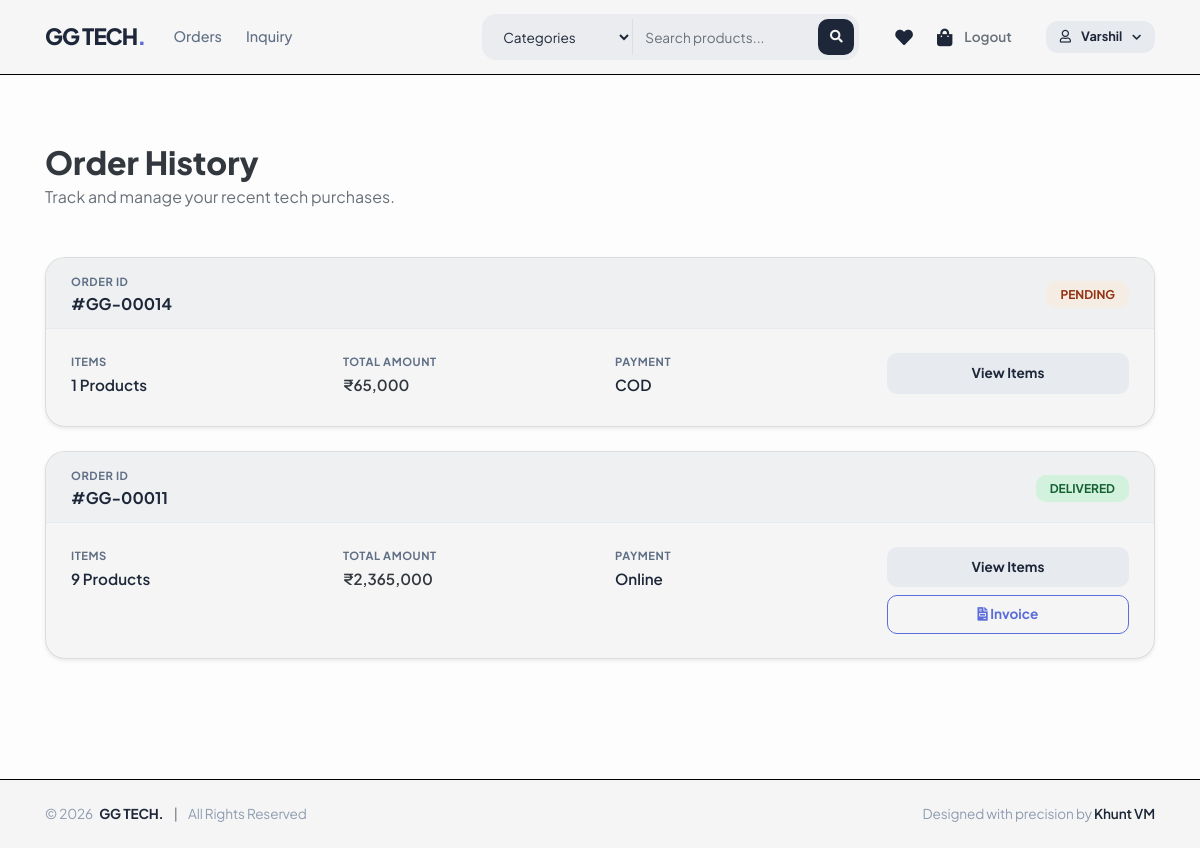
/orders.php (signed in), run on the app's committed database.
### tables this page shows
CREATE TABLE `users_registration` (
  `id` int(11) NOT NULL,
  `name` varchar(100) DEFAULT NULL,
  `email` varchar(100) DEFAULT NULL,
  `mobile` varchar(15) DEFAULT NULL,
  `password` varchar(100) DEFAULT NULL
);

CREATE TABLE `orders` (
  `order_id` int(11) NOT NULL,
  `user_id` int(11) NOT NULL,
  `shipping_name` varchar(255) NOT NULL,
  `address` varchar(255) NOT NULL,
  `contact` varchar(255) NOT NULL,
  `payment_method` varchar(255) NOT NULL,
  `total_amount` varchar(255) NOT NULL,
  `status` varchar(50) DEFAULT 'Pending'
);

### admin/config.php (called while the page is built, shortened)
<?php
	function get($db, $fldlist, $tblname, $condition, $ord)
	{
		return mysqli_query($db,"SELECT $fldlist FROM $tblname $condition $ord");
	}
?>

### orders.php (the view, shortened to what this page needs)
<?php
include "admin/db.php";
include("header.php");
$uid = $_SESSION['user_id'];
$orders = mysqli_query($db,"
    SELECT orders.*, COUNT(order_item.id) AS total_items
    FROM orders
    JOIN order_item ON orders.order_id = order_item.order_id
    WHERE orders.user_id = '$uid'
    GROUP BY orders.order_id
    ORDER BY orders.order_id DESC
") or die("Selection error".mysqli_error($db));
?>
<head>
</head>
<body class="minimal-bg d-flex flex-column min-vh-100">
<main class="flex-fill py-5">
    <div class="container">
        <div class="mb-5">
            <h2 class="fw-800 text-dark mb-1">Order History</h2>
            <p class="text-muted">Track and manage your recent tech purchases.</p>
        </div>
        <?php if (mysqli_num_rows($orders) == 0): ?>
            <div class="text-center py-5 bg-white rounded-24 border">
                <i class="fas fa-box-open mb-3 opacity-20" style="font-size: 3rem;"></i>
                <h4 class="fw-600">No orders found</h4>
                <p class="text-muted">You haven't placed any orders yet.</p>
                <a href="index.php" class="btn btn-primary-minimal mt-2">Browse Products</a>
            </div>
        <?php else: ?>
            <div class="row">
                <div class="col-12">
                    <?php while($order = mysqli_fetch_array($orders)): ?>
                        <div class="order-card mb-4 shadow-sm border">
                            <div class="order-header d-flex flex-wrap justify-content-between align-items-center">
                                <div>
                                    <span class="info-label">Order ID</span>
                                    <h6 class="fw-700 mb-0">#GG-<?php echo str_pad($order['order_id'], 5, "0", STR_PAD_LEFT); ?></h6>
                                </div>
                                <div class="mt-2 mt-md-0">
                                    <span class="status-badge <?php echo strtolower($order['status']); ?>">
                                        <?php echo $order['status']; ?>
                                    </span>
                                </div>
                            </div>
                            <div class="order-body py-4">
                                <div class="row gy-3">
                                    <div class="col-6 col-md-3">
                                        <span class="info-label">Items</span>
                                        <p class="info-value"><?php echo $order['total_items']; ?> Products</p>
                                    </div>
                                    <div class="col-6 col-md-3">
                                        <span class="info-label">Total Amount</span>
                                        <p class="info-value text-dark">₹<?php echo number_format($order['total_amount'], 0); ?></p>
                                    </div>
                                    <div class="col-12 col-md-3">
                                        <span class="info-label">Payment</span>
                                        <p class="info-value"><?php echo $order['payment_method']; ?></p>
                                    </div>
                                    <div class="col-12 col-md-3 text-md-end">
                                        <div class="d-flex d-md-block gap-2 mt-2 mt-md-0">
                                            <a href="user_order_items.php?item=<?php echo $order['order_id']; ?>" class="btn btn-action w-100 mb-md-2">
                                                View Items
                                            </a>
                                            <?php if ($order['status'] == 'Delivered'): ?>
                                                <a href="invoice.php?bill=<?php echo $order['order_id']; ?>" class="btn btn-invoice w-100">
                                                    <i class="fas fa-file-invoice me-1"></i> Invoice
                                                </a>
                                            <?php endif; ?>
                                        </div>
                                    </div>
                                </div>
                            </div>
                        </div>
                    <?php endwhile; ?>
                </div>
            </div>
        <?php endif; ?>
    </div>
</main>
<?php include("footer.php"); ?>
</body>

### header.php (shortened to what this page needs)
<?php
include_once "admin/db.php";
if (isset($_SESSION['login']) && $_SESSION['login'] === true && isset($_SESSION['user_id'])) {
    $mb = $_SESSION['email'];
    $result = get($db,"name","users_registration","WHERE email='".$mb."'","");
    $record = mysqli_fetch_array($result);
}
else {
    $record = ['name' => 'Guest'];
}
?>
<!doctype html>
<html lang="en">
<head>
<link rel="stylesheet" href="css/bootstrap.min.css">
<link rel="stylesheet" href="https://cdnjs.cloudflare.com/ajax/libs/font-awesome/5.15.4/css/all.min.css">
</head>
<body>
<nav class="navbar navbar-expand-lg fixed-top">
<div class="container">
<a href="index.php" class="navbar-brand">GG TECH<span style="color:var(--accent-blue)">.</span></a>
<div class="collapse navbar-collapse" id="menu">
    <ul class="navbar-nav mr-auto">
        <li class="nav-item"><a href="orders.php" class="nav-link">Orders</a></li>
        <li class="nav-item"><a href="inquiry.php" class="nav-link">Inquiry</a></li>
    </ul>
    <form class="form-inline" method="GET" action="index.php">
        <div class="search-group mr-lg-4">
            <select name="category" class="form-control cat-select shadow-none" onchange="this.form.submit()">
                <option value="">Categories</option>
            </select>
            <input type="text" name="search" class="form-control search-input shadow-none"
                   placeholder="Search products..." value="<?php echo $_GET['search'] ?? ''; ?>">
            <button type="submit" class="btn-submit">
                <i class="fas fa-search" style="font-size: 0.8rem;"></i>
            </button>
        </div>
        <div class="d-flex align-items-center">
            <a href="wishlist.php" class="cart-wrap">
				<i class="fas fa-heart"></i>
			</a>
				<a href="cart.php" class="cart-wrap">
					<i class="fas fa-shopping-bag"></i>
				</a>
				<?php if (!isset($_SESSION['login']) || $_SESSION['login'] !== true): ?>
					<a href="login.php" class="auth-link mr-3">Login</a>
				<?php else: ?>
					<a href="logout.php" class="auth-link text-muted mr-3">Logout</a>
				<?php endif; ?>
            <?php if(isset($_SESSION['login']) && $_SESSION['login']===true): ?>
			<div class="dropdown ml-2" style="position:relative;">
				<div class="user-pill profile-toggle" onclick="toggleProfileMenu(this)">
					<i class="far fa-user mr-1"></i>
					<?php echo htmlspecialchars(explode(' ', $record['name'])[0]); ?>
					<i class="fas fa-chevron-down arrow ml-1"></i>
				</div>
			</div>
			<?php endif; ?>
        </div>
    </form>
</div>
</div>
</nav>
</body>
</html>

### header.php (style rules this page uses)
body { filter: brightness(96%); }
:root { --nav-bg: #ffffff; --accent-blue: #5e72e4; --input-bg: #f4f6f9; --text-main: #1e293b; --text-muted: #64748b; }
body { padding-top: 95px; font-family: 'Plus Jakarta Sans', sans-serif; background-color: #fdfdfd; color: var(--text-main); }
.navbar { background-color: rgba(255, 255, 255, 0.9) !important; backdrop-filter: saturate(180%) blur(15px); border-bottom: 1px solid #000; padding: 14px 0; }
.navbar-brand { font-weight: 800; color: var(--text-main) !important; font-size: 1.4rem; letter-spacing: -1px; text-transform: uppercase; }
.nav-link { color: var(--text-muted) !important; font-weight: 500; font-size: 0.9rem; padding: 8px 12px !important; transition: color 0.2s ease; }
.search-group { background: var(--input-bg); border-radius: 14px; padding: 4px; display: flex; align-items: center; border: 1px solid transparent; transition: border 0.3s ease; }
.cat-select, .search-input { background: transparent !important; border: none !important; font-size: 0.85rem !important; color: var(--text-main); height: 36px; }
.cat-select { width: 130px; border-right: 1px solid #e2e8f0 !important; border-radius: 0; cursor: pointer; }
.search-input { width: 180px; padding-left: 12px; }
.btn-submit { background: var(--text-main); color: white; border: none; border-radius: 10px; width: 36px; height: 36px; display: flex; align-items: center; justify-content: center; }
.cart-wrap { position: relative; padding: 0 12px; color: var(--text-main); font-size: 1.1rem; }
.user-pill { background: #f1f5f9; padding: 6px 14px; border-radius: 12px; font-size: 0.8rem; font-weight: 700; margin-left: 10px; color: var(--text-main); }
.auth-link { font-weight: 600; font-size: 0.85rem; color: var(--text-main); text-decoration: none !important; }
.profile-toggle { cursor:pointer; display:flex; align-items:center; gap:6px; transition:all .15s ease; }
.arrow { font-size:10px; transition:transform .2s ease; }

### orders.php (style rules this page uses)
body { filter: brightness(96%); }
:root { --bg-page: #fdfdfd; --accent: #5e72e4; --text-main: #1e293b; --text-muted: #64748b; }
body.minimal-bg { background-color: var(--bg-page); font-family: 'Plus Jakarta Sans', sans-serif; }
.fw-700 { font-weight: 700; }
.fw-800 { font-weight: 800; }
.order-card { background: #fff; border-radius: 20px; overflow: hidden; border: 1px solid #f1f5f9 !important; transition: transform 0.2s ease; }
.order-header { background: #f8fafc; padding: 15px 25px; border-bottom: 1px solid #f1f5f9; }
.order-body { padding: 20px 25px; }
.info-label { font-size: 0.7rem; text-transform: uppercase; font-weight: 700; color: var(--text-muted); letter-spacing: 0.05em; display: block; margin-bottom: 4px; }
.info-value { font-size: 0.95rem; font-weight: 600; margin-bottom: 0; }
.status-badge { padding: 6px 14px; border-radius: 10px; font-size: 0.75rem; font-weight: 700; text-transform: uppercase; }
.status-badge.delivered { background: #dcfce7; color: #166534; }
.status-badge.pending { background: #fff7ed; color: #9a3412; }
.btn-action { background: #f1f5f9; color: var(--text-main); font-size: 0.85rem; font-weight: 700; border: none; padding: 10px 15px; border-radius: 10px; text-decoration: none; display: inline-block; transition: all 0.2s; text-align: center; }
.btn-invoice { background: #fff; color: var(--accent); border: 1.5px solid var(--accent); font-size: 0.85rem; font-weight: 700; padding: 8px 15px; border-radius: 10px; text-decoration: none; display: inline-block; transition: all 0.2s; text-align: center; }
.order-card { background: #fff; border-radius: 20px; overflow: hidden; border: 1px solid #000 !important; transition: transform 0.2s ease; }
.order-card { border: 1px solid rgba(0,0,0,0.1) !important; transition: 0.3s ease; }

### footer.php (style rules this page uses)
body { filter: brightness(96%); }
body { display: flex; flex-direction: column; min-height: 100vh; }

### data on the page
users_registration: name "Varshil"
orders: order_id "00014", status "PENDING", total_items "1", total_amount "65,000", payment_method "COD"
orders: order_id "00011", status "DELIVERED", total_items "9", total_amount "2,365,000", payment_method "Online"
